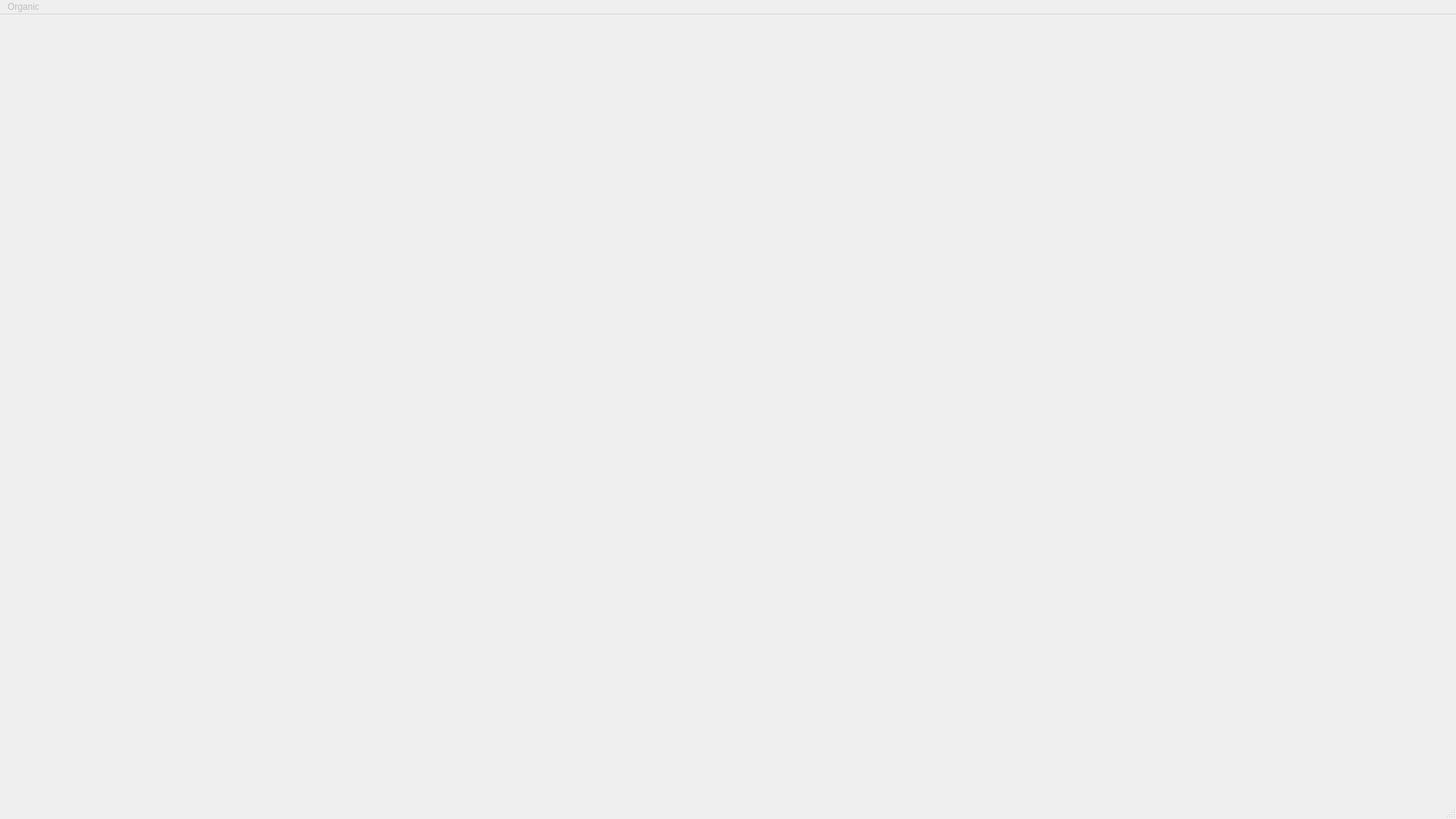
<?xml version="1.0" encoding="UTF-8"?>
<ui version="4.0">
 <class>MainWindow</class>
 <widget class="QMainWindow" name="MainWindow">
  <property name="geometry">
   <rect>
    <x>0</x>
    <y>0</y>
    <width>1920</width>
    <height>1080</height>
   </rect>
  </property>
  <property name="windowTitle">
   <string>MainWindow</string>
  </property>
  <widget class="QWidget" name="centralwidget"/>
  <widget class="QStatusBar" name="statusbar"/>
  <widget class="QMenuBar" name="menubar">
   <property name="enabled">
    <bool>false</bool>
   </property>
   <property name="geometry">
    <rect>
     <x>0</x>
     <y>0</y>
     <width>1920</width>
     <height>21</height>
    </rect>
   </property>
   <widget class="QMenu" name="menuLogout">
    <property name="title">
     <string>Organic</string>
    </property>
   </widget>
   <addaction name="menuLogout"/>
  </widget>
 </widget>
 <resources/>
 <connections/>
</ui>
